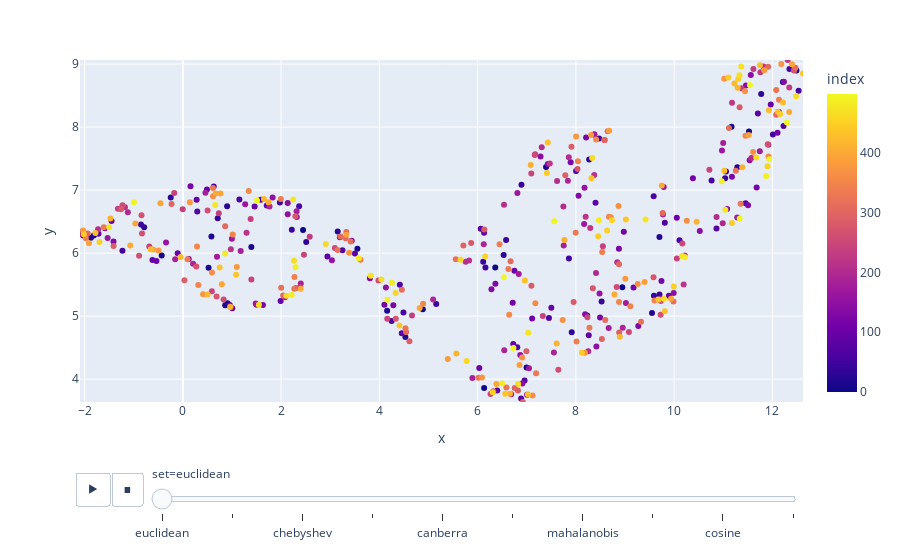

The notebook cell this image was saved under:
### Markdown cell above
Compare results for different values for the ``metric`` argument

### Code cell
# prior to running another comparison, reset manager to defaults
manager.reset()

metrics = [
    'euclidean', 'manhattan', 'chebyshev', 
    'minkowski', 'canberra', 'braycurtis', 
    'mahalanobis', 'wminkowski', 'cosine', 'correlation'
]
reductions = {}
for metric in metrics:
    reductions[metric] = dict(
        metric=metric,
        # ensure that compared reductions start from the same random state
        random_state=0, 
        n_jobs=1,
    )
manager.compare_reductions(**reductions)

### Figure 1 — Plotly figure (JSON) as saved in the notebook; plotly's stock layout.template omitted (floating-point values rounded to 4 significant figures; data arrays with more than 128 entries replaced by an {"elided": "..."} marker saying what was removed)
{"data": [{"hovertemplate": "set=euclidean<br>x=%{x}<br>y=%{y}<br>index=%{marker.color}<extra></extra>", "ids": {"elided": "500 int values"}, "legendgroup": "", "marker": {"color": {"elided": "500 int values"}, "coloraxis": "coloraxis", "symbol": "circle"}, "mode": "markers", "name": "", "orientation": "v", "showlegend": false, "type": "scatter", "x": {"elided": "500 float values"}, "xaxis": "x", "y": {"elided": "500 float values"}, "yaxis": "y"}], "layout": {"coloraxis": {"colorbar": {"title": {"text": "index"}}, "colorscale": [[0, "#0d0887"], [0.1111, "#46039f"], [0.2222, "#7201a8"], [0.3333, "#9c179e"], [0.4444, "#bd3786"], [0.5556, "#d8576b"], [0.6667, "#ed7953"], [0.7778, "#fb9f3a"], [0.8889, "#fdca26"], [1, "#f0f921"]]}, "legend": {"tracegroupgap": 0}, "margin": {"t": 60}, "sliders": [{"active": 0, "currentvalue": {"prefix": "set="}, "len": 0.9, "pad": {"b": 10, "t": 60}, "steps": [{"args": [["euclidean"], {"frame": {"duration": 0, "redraw": false}, "fromcurrent": true, "mode": "immediate", "transition": {"duration": 0, "easing": "linear"}}], "label": "euclidean", "method": "animate"}, {"args": [["manhattan"], {"frame": {"duration": 0, "redraw": false}, "fromcurrent": true, "mode": "immediate", "transition": {"duration": 0, "easing": "linear"}}], "label": "manhattan", "method": "animate"}, {"args": [["chebyshev"], {"frame": {"duration": 0, "redraw": false}, "fromcurrent": true, "mode": "immediate", "transition": {"duration": 0, "easing": "linear"}}], "label": "chebyshev", "method": "animate"}, {"args": [["minkowski"], {"frame": {"duration": 0, "redraw": false}, "fromcurrent": true, "mode": "immediate", "transition": {"duration": 0, "easing": "linear"}}], "label": "minkowski", "method": "animate"}, {"args": [["canberra"], {"frame": {"duration": 0, "redraw": false}, "fromcurrent": true, "mode": "immediate", "transition": {"duration": 0, "easing": "linear"}}], "label": "canberra", "method": "animate"}, {"args": [["braycurtis"], {"frame": {"duration": 0, "redraw": false}, "fromcurrent": true, "mode": "immediate", "transition": {"duration": 0, "easing": "linear"}}], "label": "braycurtis", "method": "animate"}, {"args": [["mahalanobis"], {"frame": {"duration": 0, "redraw": false}, "fromcurrent": true, "mode": "immediate", "transition": {"duration": 0, "easing": "linear"}}], "label": "mahalanobis", "method": "animate"}, {"args": [["wminkowski"], {"frame": {"duration": 0, "redraw": false}, "fromcurrent": true, "mode": "immediate", "transition": {"duration": 0, "easing": "linear"}}], "label": "wminkowski", "method": "animate"}, {"args": [["cosine"], {"frame": {"duration": 0, "redraw": false}, "fromcurrent": true, "mode": "immediate", "transition": {"duration": 0, "easing": "linear"}}], "label": "cosine", "method": "animate"}, {"args": [["correlation"], {"frame": {"duration": 0, "redraw": false}, "fromcurrent": true, "mode": "immediate", "transition": {"duration": 0, "easing": "linear"}}], "label": "correlation", "method": "animate"}], "x": 0.1, "xanchor": "left", "y": 0, "yanchor": "top"}], "updatemenus": [{"buttons": [{"args": [null, {"frame": {"duration": 500, "redraw": false}, "fromcurrent": true, "mode": "immediate", "transition": {"duration": 500, "easing": "linear"}}], "label": "&#9654;", "method": "animate"}, {"args": [[null], {"frame": {"duration": 0, "redraw": false}, "fromcurrent": true, "mode": "immediate", "transition": {"duration": 0, "easing": "linear"}}], "label": "&#9724;", "method": "animate"}], "direction": "left", "pad": {"r": 10, "t": 70}, "showactive": false, "type": "buttons", "x": 0.1, "xanchor": "right", "y": 0, "yanchor": "top"}], "xaxis": {"anchor": "y", "domain": [0, 1], "range": [-2.094, 12.62], "title": {"text": "x"}}, "yaxis": {"anchor": "x", "domain": [0, 1], "range": [3.637, 9.064], "title": {"text": "y"}}}}
